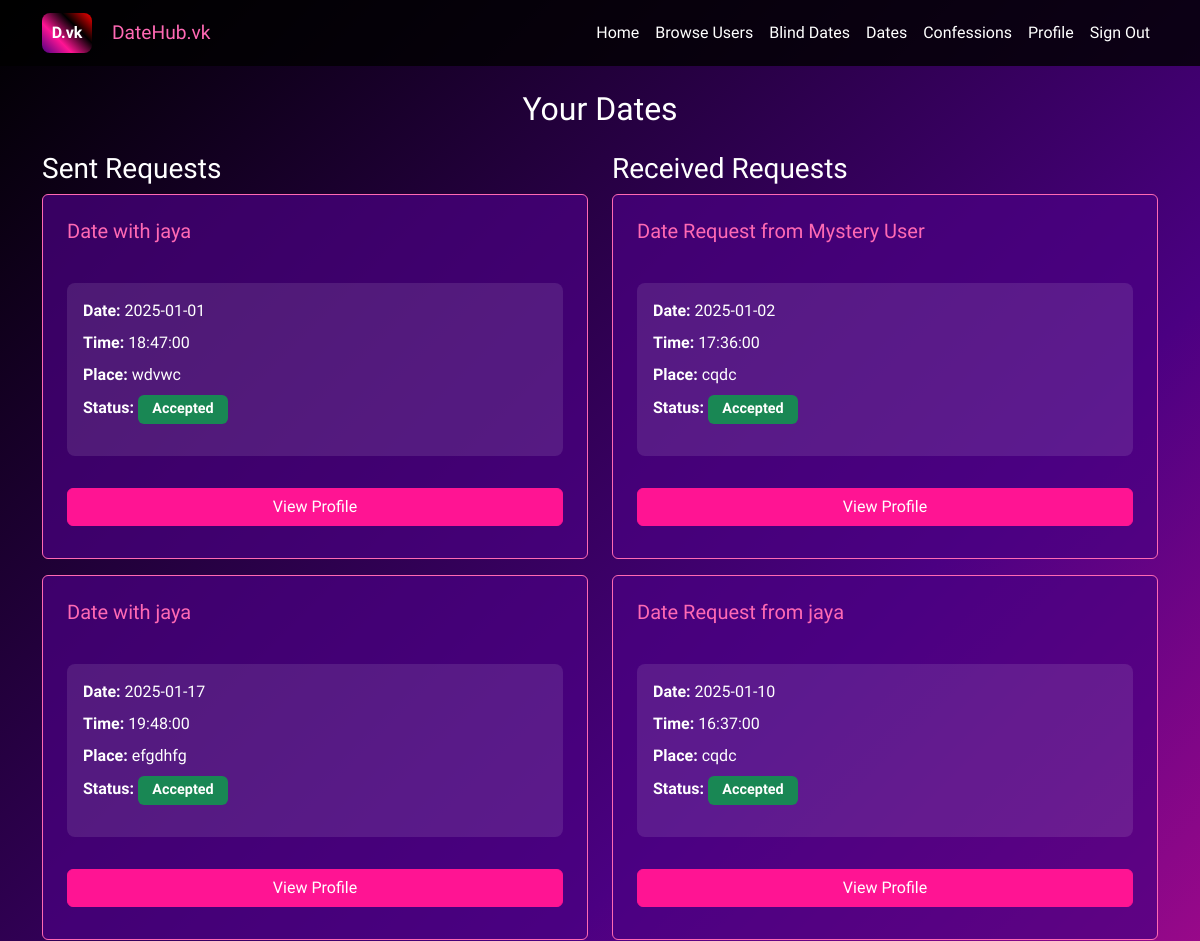
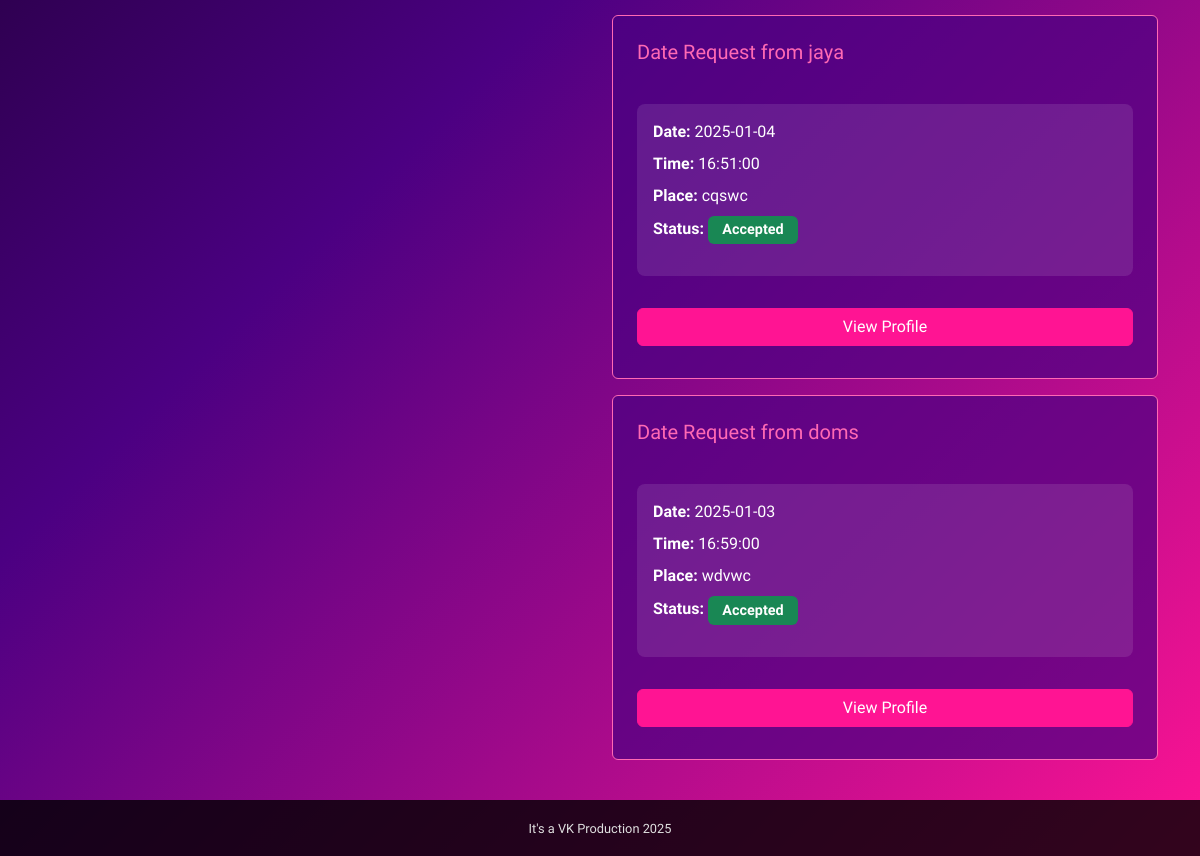
Screenshot of /dates (signed in) with the database file from the repository (2 pictures, top to bottom).
### app.py (models this page shows)
class DateRequest(db.Model):
    id = db.Column(db.String(36), primary_key=True, default=lambda: str(uuid4()))
    sender_id = db.Column(db.String(36), db.ForeignKey('user.id'), nullable=False)
    receiver_id = db.Column(db.String(36), db.ForeignKey('user.id'), nullable=False)
    date = db.Column(db.Date, nullable=False)
    time = db.Column(db.Time, nullable=False)
    place = db.Column(db.String(255), nullable=False)
    status = db.Column(db.String(20), default='pending')
    parent_request_id = db.Column(db.String(36), db.ForeignKey('date_request.id'))
    is_blind_date = db.Column(db.Boolean, default=False)
    sender = db.relationship('User', foreign_keys=[sender_id], backref='sent_requests')
    receiver = db.relationship('User', foreign_keys=[receiver_id], backref='received_requests')
    parent_request = db.relationship('DateRequest', remote_side=[id], backref='child_requests')

class User(UserMixin, db.Model):
    id = db.Column(db.String(36), primary_key=True, default=lambda: str(uuid4()))
    email = db.Column(db.String(120), unique=True, nullable=False)
    password = db.Column(db.String(255), nullable=False)
    name = db.Column(db.String(100), nullable=False)
    gender = db.Column(db.String(20), nullable=False)
    branch = db.Column(db.String(50), nullable=False)
    year = db.Column(db.Integer, nullable=False)
    state = db.Column(db.String(50), nullable=False)
    hobbies = db.Column(db.String(255))
    bio = db.Column(db.Text)
    image = db.Column(db.String(255))
    previous_relationships = db.Column(db.Integer, default=0)
    previous_dates = db.Column(db.Integer, default=0)
    insta_id = db.Column(db.String(100))
    ideal_weekend = db.Column(db.String(50))
    music_taste = db.Column(db.String(100))
    societies = db.Column(db.String(500))
    favorite_sports = db.Column(db.String(200))
    cgpa = db.Column(db.Float, nullable=True)
    leisure_activities = db.Column(db.String(100))
    personality_type = db.Column(db.String(50))
    sleep_schedule = db.Column(db.String(50))
    aspirations = db.Column(db.String(50))
    dream_date = db.Column(db.String(255))
    communication_style = db.Column(db.String(50))
    relationship_looking_for = db.Column(db.String(50))

### app.py (the view)
@app.route('/dates')
@login_required
def dates():
    user_id = current_user.id
    sent_requests = DateRequest.query.filter_by(sender_id=user_id).all()
    received_requests = DateRequest.query.filter_by(receiver_id=user_id).all()
    return render_template('dates.html', sent_requests=sent_requests, received_requests=received_requests)

### app.py (called while the page is built)
@login_manager.user_loader
def load_user(user_id):
    return User.query.get(user_id)

### templates/dates.html (shortened to what this page needs)
{% extends "base.html" %}
{% block content %}
<h2 class="text-center mb-4">Your Dates</h2>
<div class="row">
    <div class="col-md-6">
        <h3>Sent Requests</h3>
        <div class="sent-requests">
        {% for request in sent_requests %}
            <div class="card mb-3">
                <div class="card-body p-4">
                    <h5 class="card-title mb-4">
                        {% if request.is_blind_date %}
                            Date with Mystery User
                        {% else %}
                            Date with {{ request.receiver.name }}
                        {% endif %}
                    </h5>
                    <div class="date-info">
                        <p class="card-text mb-2"><strong>Date:</strong> {{ request.date }}</p>
                        <p class="card-text mb-2"><strong>Time:</strong> {{ request.time }}</p>
                        <p class="card-text mb-2"><strong>Place:</strong> {{ request.place }}</p>
                        <p class="card-text mb-3">
                            <strong>Status:</strong>
                            <span class="badge {% if request.status == 'pending' %}bg-warning{% elif request.status == 'accepted' %}bg-success{% elif request.status == 'denied' %}bg-danger{% elif request.status == 'altered' %}bg-info{% endif %}">
                                {{ request.status }}
                            </span>
                        </p>
                    </div>
                    <div class="actions mt-3">
                        <button class="btn btn-info view-profile mb-2 w-100"
                                data-user-id="{{ request.receiver_id if request.sender_id == current_user.id else request.sender_id }}"
                                data-is-blind="{{ 'true' if request.is_blind_date else 'false' }}">
                            View Profile
                        </button>
                    </div>
                </div>
            </div>
        {% endfor %}
        </div>
    </div>
    <div class="col-md-6">
        <h3>Received Requests</h3>
        <div class="received-requests">
        {% for request in received_requests %}
            <div class="card mb-3">
                <div class="card-body p-4">
                    <h5 class="card-title mb-4">
                        {% if request.is_blind_date %}
                            Date Request from Mystery User
                        {% else %}
                            Date Request from {{ request.sender.name }}
                        {% endif %}
                    </h5>
                    <div class="date-info">
                        <p class="card-text mb-2"><strong>Date:</strong> {{ request.date }}</p>
                        <p class="card-text mb-2"><strong>Time:</strong> {{ request.time }}</p>
                        <p class="card-text mb-2"><strong>Place:</strong> {{ request.place }}</p>
                        <p class="card-text mb-3">
                            <strong>Status:</strong>
                            <span class="badge {% if request.status == 'pending' %}bg-warning{% elif request.status == 'accepted' %}bg-success{% elif request.status == 'denied' %}bg-danger{% elif request.status == 'altered' %}bg-info{% endif %}">
                                {{ request.status }}
                            </span>
                        </p>
                    </div>
                    <div class="actions mt-3">
                        <button class="btn btn-info view-profile mb-2 w-100"
                                data-user-id="{{ request.sender_id if request.sender_id != current_user.id else request.receiver_id }}"
                                data-is-blind="{{ 'true' if request.is_blind_date else 'false' }}">
                            View Profile
                        </button>
                    </div>
                </div>
            </div>
        {% endfor %}
        </div>
    </div>
</div>
{% endblock %}

### static/css/style.css (style rules this page uses)
:root { --background: linear-gradient(135deg, #000000, #4b0082, #ff1493); --text-primary: #ffffff; --text-secondary: #e0e0e0; --accent-primary: #ff69b4; --accent-secondary: #9400d3; --card-bg: rgba(75, 0, 130, 0.7); --input-bg: rgba(255, 255, 255, 0.1); --button-bg: #ff1493; --button-hover: #ff69b4; }
body { background: var(--background); color: var(--text-primary); font-family: "Exo 2", sans-serif; }
.card { background-color: var(--card-bg); border-color: var(--accent-primary); color: var(--text-primary); height: 100%; display: flex; flex-direction: column; }
.card-body { flex: 1 0 auto; display: flex; flex-direction: column; }
.card-title { color: var(--accent-primary); }
.btn { background-color: var(--button-bg); border-color: var(--button-bg); color: var(--text-primary); transition: all 0.3s ease; }
.card, .btn, .form-control, .form-select { transition: all 0.3s ease; }
.date-info { background-color: rgba(255, 255, 255, 0.1); padding: 1rem; border-radius: 0.5rem; margin: 1rem 0; }
.badge { font-size: 0.9em; padding: 0.5em 1em; text-transform: capitalize; }
.badge.bg-success { background-color: #198754 !important; }

### rows the page displays
DateRequest: receiver.name "jaya", date "2025-01-01", time "18:47:00", place "wdvwc", status "Accepted"
DateRequest: receiver.name "jaya", date "2025-01-17", time "19:48:00", place "efgdhfg", status "Accepted"
DateRequest: is_blind_date "Date Request from Mystery User", date "2025-01-02", time "17:36:00", place "cqdc", status "Accepted"
DateRequest: sender.name "jaya", date "2025-01-10", time "16:37:00", place "cqdc", status "Accepted"
DateRequest: sender.name "jaya", date "2025-01-04", time "16:51:00", place "cqswc", status "Accepted"
DateRequest: sender.name "doms", date "2025-01-03", time "16:59:00", place "wdvwc", status "Accepted"
